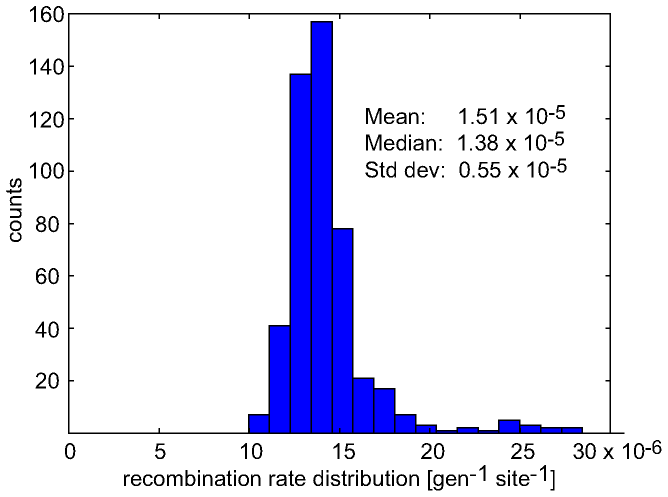
#> input picture PMC2813257/figure-reproduction/published/pcbi.1000660.g003.png, 1335 x 993 px, given in place of fig2a.png, which was not available (shown at 1/2 size)
$ python compare.py out
#> lines starting #> are read from the running program, lines starting #| are printed output that depends on the picture; after the words box and inside, x2 and y2 are one past the last pixel; in counts of white or black regions, pixels touching at a corner belong together
"""Score our panels against the published ones and write the overlays.

Usage: compare.py OUTDIR

OUTDIR holds published/ (the panel crops) and figures/ (our renders and the controls). For each
panel the published and our ink pixels are compared both ways: the share of published ink within
``tolerance`` pixels of ours, and the share of ours within ``tolerance`` of the published. The
smaller of the two is the score. The same code scores each control. Writes figures/fig*_ours.png,
figures/fig*_overlay.png, figures/fig*_diff.png and comparison.json.

Our renders are drawn at the published panel's pixel size, so no alignment search is needed; the
skill's compare_figure.py looks for a grey panel fill (ggplot style) that these white matplotlib
panels do not have, and is not used here.
"""

from __future__ import annotations

import argparse
import json
from pathlib import Path

import numpy as np
from PIL import Image
from scipy import ndimage

INK = 170  # grey level below which a pixel counts as ink
TOLERANCE_PX = 2
DPI = 399

#: Rectangles (left, top, right, bottom) left out of the score: legends, insets and the printed
#: numbers, which hold no data of ours. Coordinates are inside the published panel crop.
MASKS = {
    "fig2a": [(10, 10, 660, 190)],      # legend box
    "fig2b": [(10, 10, 880, 130)],      # legend box with the fit parameters
    "fig3": [(590, 179, 1001, 334)],    # printed mean, median and standard deviation (no bar is here)
    # Figure 4 carries its legend and its inset inside the panel. Both are drawn here, so only the
    # lettering is left out: the legend box, the inset's y label and its tick labels. The inset's
    # bars are data and are scored.
    "fig4": [(434, 79, 1125, 265), (228, 185, 333, 818), (296, 806, 1146, 884)],
}
PANELS = ("fig2a", "fig2b", "fig3", "fig4")


def ink(path: Path) -> np.ndarray:
    return np.asarray(Image.open(path).convert("L"), dtype=float) < INK
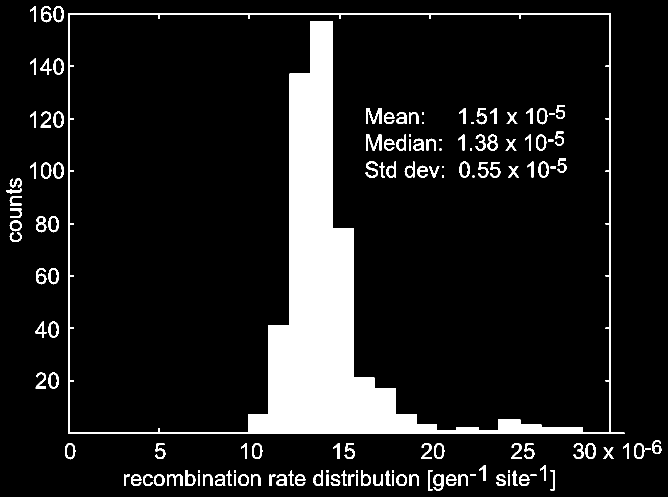
#> returned value: shape (993, 1335) bool (shown at 1/2 size); 11.2% white; 142 white regions (9 under 20 px), largest, box (x1, y1, x2, y2) and area: (136, 26, 1249, 868) 120842, (732, 216, 763, 248) 470, (732, 269, 763, 301) 470


def masked(a: np.ndarray, name: str) -> np.ndarray:
#> called with name = 'fig2a'
    out = a.copy()
    for left, top, right, bottom in MASKS.get(name, []):
        out[top:bottom, left:right] = False
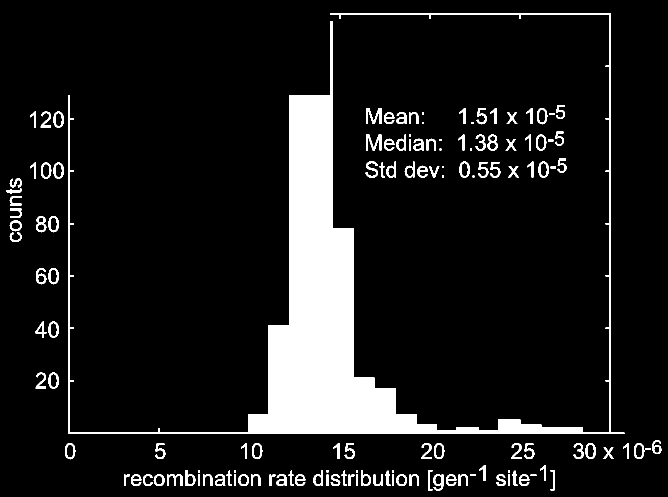
#> out: shape (993, 1335) bool (shown at 1/2 size); 10.3% white; 136 white regions (9 under 20 px), largest, box (x1, y1, x2, y2) and area: (136, 26, 1249, 868) 111128, (732, 216, 763, 248) 470, (732, 269, 763, 301) 470
    return out


def two_way(pub: np.ndarray, ours: np.ndarray, tol: int = TOLERANCE_PX):
    """Share of published ink within ``tol`` of ours, and of ours within ``tol`` of the published."""
    dist_to_ours = ndimage.distance_transform_edt(~ours)
    dist_to_pub = ndimage.distance_transform_edt(~pub)
    a = float(np.mean(dist_to_ours[pub] <= tol)) if pub.any() else float("nan")
    b = float(np.mean(dist_to_pub[ours] <= tol)) if ours.any() else float("nan")
    return a, b


def fit_to(a: np.ndarray, shape) -> np.ndarray:
    """Crop or pad a boolean image to ``shape`` (panels differ by at most a pixel)."""
    out = np.zeros(shape, bool)
    h, w = min(a.shape[0], shape[0]), min(a.shape[1], shape[1])
    out[:h, :w] = a[:h, :w]
    return out


def overlay(pub: np.ndarray, ours: np.ndarray) -> Image.Image:
    """Red = ours only, cyan = published only, black = both."""
    h, w = pub.shape
    rgb = np.full((h, w, 3), 255, np.uint8)
    rgb[pub] = (0, 190, 190)
    rgb[ours] = (230, 0, 0)
    rgb[pub & ours] = (0, 0, 0)
    return Image.fromarray(rgb)


def main(argv=None) -> int:
    ap = argparse.ArgumentParser()
    ap.add_argument("outdir")
    a = ap.parse_args(argv)
    out = Path(a.outdir)
    figs = out / "figures"
    report = {"tolerance_px": TOLERANCE_PX, "dpi": DPI, "ink_threshold": INK, "panels": {}}

    for name in PANELS:
        pub_img = out / "published" / f"{name}.png"
        pub = masked(ink(pub_img), name)
        shape = pub.shape
#> shape = (993, 1335)
        entry = {"published": f"published/{name}.png", "controls": {}}
        for path in sorted(figs.glob(f"{name}*.png")):
            if path.stem.endswith(("_ours", "_overlay", "_diff")):
                continue
            ours = masked(fit_to(ink(path), shape), name)
            p_near_o, o_near_p = two_way(pub, ours)
            scores = {"published_near_ours": p_near_o, "ours_near_published": o_near_p,
                      "score": min(p_near_o, o_near_p)}
            if path.stem == name:
                entry.update(scores)
                Image.fromarray(np.where(ours, 0, 255).astype(np.uint8)).save(figs / f"{name}_ours.png")
                overlay(pub, ours).save(figs / f"{name}_overlay.png")
                Image.fromarray(np.where(pub ^ ours, 0, 255).astype(np.uint8)).save(figs / f"{name}_diff.png")
            else:
                kind = "near_miss" if "_near_" in path.stem else "wrong_input"
                entry["controls"][path.stem] = dict(scores, kind=kind)
        report["panels"][name] = entry
#> pass 2 of the loop in main, `for name in PANELS:`:
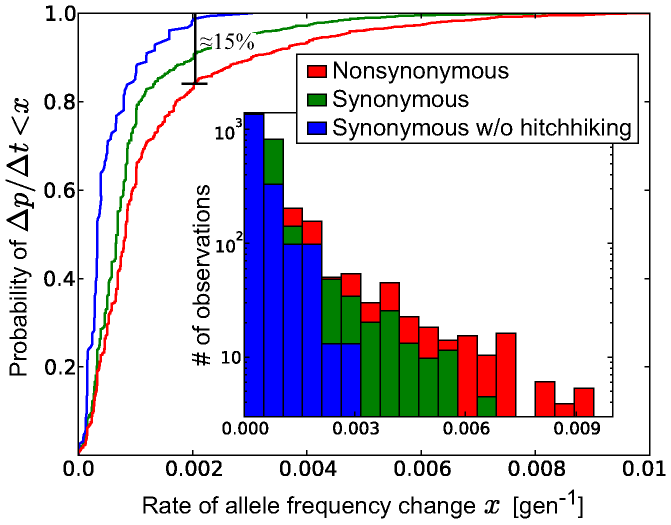
#> input picture PMC2813257/figure-reproduction/published/pcbi.1000660.g004.png, 1342 x 1049 px, given in place of fig2b.png, which was not available (shown at 1/2 size)
#> in ink (call 2), `return np.asarray(Image.open(path).convert("L"), dtype=float) < INK`:
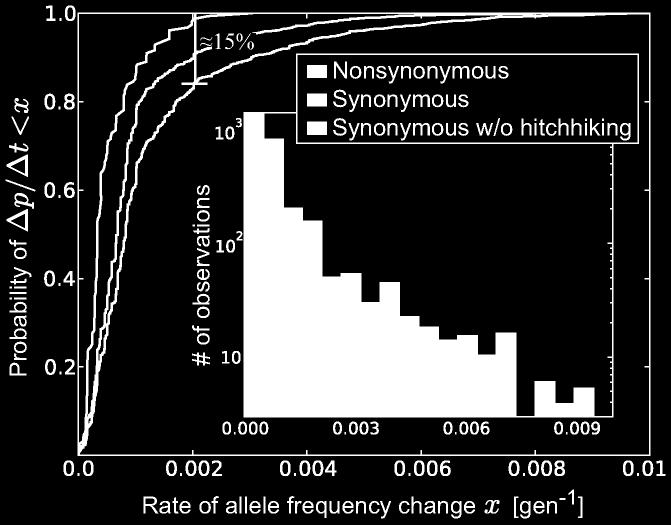
#> returned value: shape (1049, 1342) bool (shown at 1/2 size); 18.4% white; 204 white regions (4 under 20 px), largest, box (x1, y1, x2, y2) and area: (487, 107, 1278, 835) 173711, (155, 25, 1301, 912) 34937, (614, 243, 654, 270) 1080
#> after the loop in masked (call 2), `for left, top, right, bottom in MASKS.get(name, []):`:
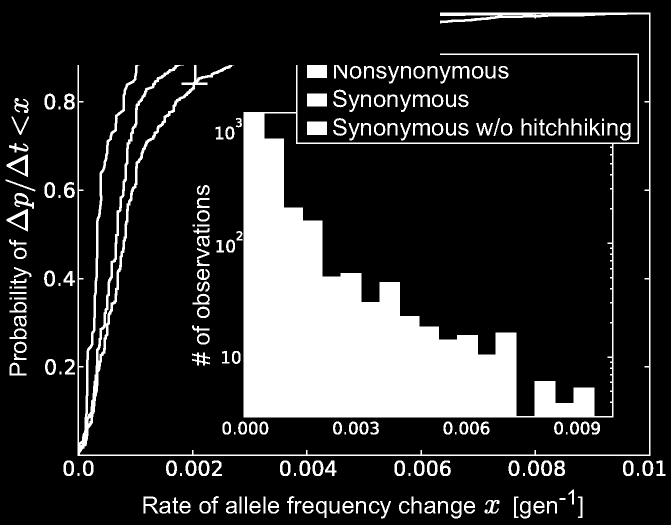
#> out: shape (1049, 1342) bool (shown at 1/2 size); 17.6% white; 194 white regions (4 under 20 px), largest, box (x1, y1, x2, y2) and area: (487, 107, 1278, 835) 172787, (155, 25, 1301, 912) 25876, (614, 243, 654, 270) 1080

    with open(out / "comparison.json", "w") as f:
        json.dump(report, f, indent=1, sort_keys=True)
    for name, e in report["panels"].items():
        best = max((c["score"] for c in e["controls"].values()), default=float("nan"))
        print(f"{name}: ours {e['score']:.4f}  best control {best:.4f}")
    return 0


if __name__ == "__main__":
#> (the run stopped early here; a loop or call above may not have finished)
